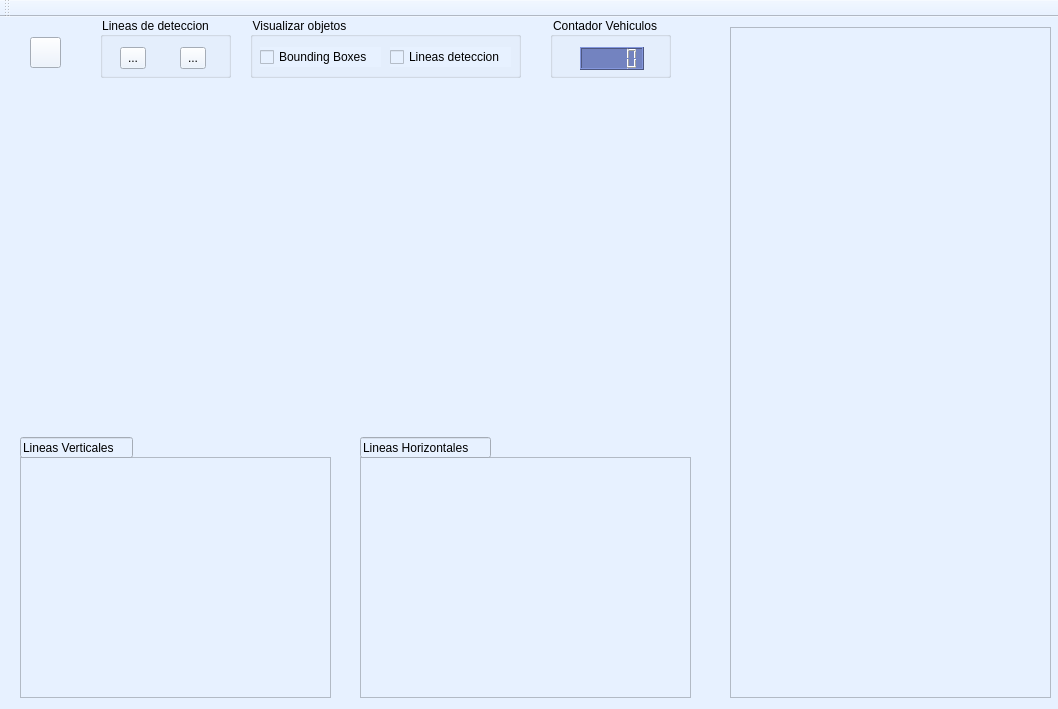
<?xml version="1.0" encoding="UTF-8"?>
<ui version="4.0">
 <class>MainWindow</class>
 <widget class="QMainWindow" name="MainWindow">
  <property name="geometry">
   <rect>
    <x>0</x>
    <y>0</y>
    <width>1058</width>
    <height>709</height>
   </rect>
  </property>
  <property name="windowTitle">
   <string>Detector de Vehiculos Aerio</string>
  </property>
  <property name="styleSheet">
   <string notr="true">background-color: rgb(231, 241, 255);</string>
  </property>
  <widget class="QWidget" name="mainWindow">
   <widget class="QGroupBox" name="addline">
    <property name="geometry">
     <rect>
      <x>100</x>
      <y>0</y>
      <width>131</width>
      <height>61</height>
     </rect>
    </property>
    <property name="styleSheet">
     <string notr="true"/>
    </property>
    <property name="title">
     <string>Lineas de deteccion</string>
    </property>
    <widget class="QToolButton" name="addVLine">
     <property name="geometry">
      <rect>
       <x>20</x>
       <y>30</y>
       <width>26</width>
       <height>22</height>
      </rect>
     </property>
     <property name="text">
      <string>...</string>
     </property>
     <property name="icon">
      <iconset>
       <normaloff>img/minus-sign-of-a-line-in-horizontal-position.png</normaloff>img/minus-sign-of-a-line-in-horizontal-position.png</iconset>
     </property>
    </widget>
    <widget class="QToolButton" name="addHLine">
     <property name="geometry">
      <rect>
       <x>80</x>
       <y>30</y>
       <width>26</width>
       <height>22</height>
      </rect>
     </property>
     <property name="text">
      <string>...</string>
     </property>
     <property name="icon">
      <iconset>
       <normaloff>img/horizontal.png</normaloff>img/horizontal.png</iconset>
     </property>
    </widget>
   </widget>
   <widget class="QGroupBox" name="Visualizar">
    <property name="geometry">
     <rect>
      <x>250</x>
      <y>0</y>
      <width>271</width>
      <height>61</height>
     </rect>
    </property>
    <property name="styleSheet">
     <string notr="true">innerGBox-&gt;setStyleSheet(&quot;background-color: red&quot;);</string>
    </property>
    <property name="title">
     <string>Visualizar objetos</string>
    </property>
    <widget class="QCheckBox" name="flagBoxes">
     <property name="geometry">
      <rect>
       <x>10</x>
       <y>30</y>
       <width>121</width>
       <height>20</height>
      </rect>
     </property>
     <property name="text">
      <string>Bounding Boxes</string>
     </property>
    </widget>
    <widget class="QCheckBox" name="flagLine">
     <property name="geometry">
      <rect>
       <x>140</x>
       <y>30</y>
       <width>121</width>
       <height>20</height>
      </rect>
     </property>
     <property name="text">
      <string>Lineas deteccion</string>
     </property>
    </widget>
   </widget>
   <widget class="QTableWidget" name="tableCarDetect">
    <property name="geometry">
     <rect>
      <x>730</x>
      <y>10</y>
      <width>321</width>
      <height>671</height>
     </rect>
    </property>
   </widget>
   <widget class="QTableWidget" name="tableVline">
    <property name="geometry">
     <rect>
      <x>20</x>
      <y>440</y>
      <width>311</width>
      <height>241</height>
     </rect>
    </property>
   </widget>
   <widget class="QTableWidget" name="tableHline">
    <property name="geometry">
     <rect>
      <x>360</x>
      <y>440</y>
      <width>331</width>
      <height>241</height>
     </rect>
    </property>
   </widget>
   <widget class="QLineEdit" name="lineEdit">
    <property name="geometry">
     <rect>
      <x>20</x>
      <y>420</y>
      <width>113</width>
      <height>21</height>
     </rect>
    </property>
    <property name="text">
     <string>Lineas Verticales </string>
    </property>
   </widget>
   <widget class="QLineEdit" name="lineEdit_2">
    <property name="geometry">
     <rect>
      <x>360</x>
      <y>420</y>
      <width>131</width>
      <height>21</height>
     </rect>
    </property>
    <property name="text">
     <string>Lineas Horizontales</string>
    </property>
   </widget>
   <widget class="QGroupBox" name="groupBox_Carcount">
    <property name="geometry">
     <rect>
      <x>550</x>
      <y>0</y>
      <width>121</width>
      <height>61</height>
     </rect>
    </property>
    <property name="title">
     <string>Contador Vehiculos</string>
    </property>
    <widget class="QLCDNumber" name="CarCount">
     <property name="geometry">
      <rect>
       <x>30</x>
       <y>30</y>
       <width>64</width>
       <height>23</height>
      </rect>
     </property>
     <property name="styleSheet">
      <string notr="true">background-color: rgb(115, 131, 192);</string>
     </property>
    </widget>
   </widget>
   <widget class="QLabel" name="videoPanel">
    <property name="geometry">
     <rect>
      <x>30</x>
      <y>70</y>
      <width>671</width>
      <height>331</height>
     </rect>
    </property>
    <property name="text">
     <string/>
    </property>
   </widget>
   <widget class="QToolButton" name="start_video">
    <property name="geometry">
     <rect>
      <x>30</x>
      <y>20</y>
      <width>31</width>
      <height>31</height>
     </rect>
    </property>
    <property name="text">
     <string/>
    </property>
    <property name="icon">
     <iconset>
      <normaloff>img/video-player.png</normaloff>img/video-player.png</iconset>
    </property>
    <property name="iconSize">
     <size>
      <width>35</width>
      <height>35</height>
     </size>
    </property>
   </widget>
  </widget>
  <widget class="QToolBar" name="toolBar">
   <property name="windowTitle">
    <string>toolBar</string>
   </property>
   <attribute name="toolBarArea">
    <enum>TopToolBarArea</enum>
   </attribute>
   <attribute name="toolBarBreak">
    <bool>false</bool>
   </attribute>
  </widget>
 </widget>
 <resources/>
 <connections/>
</ui>
